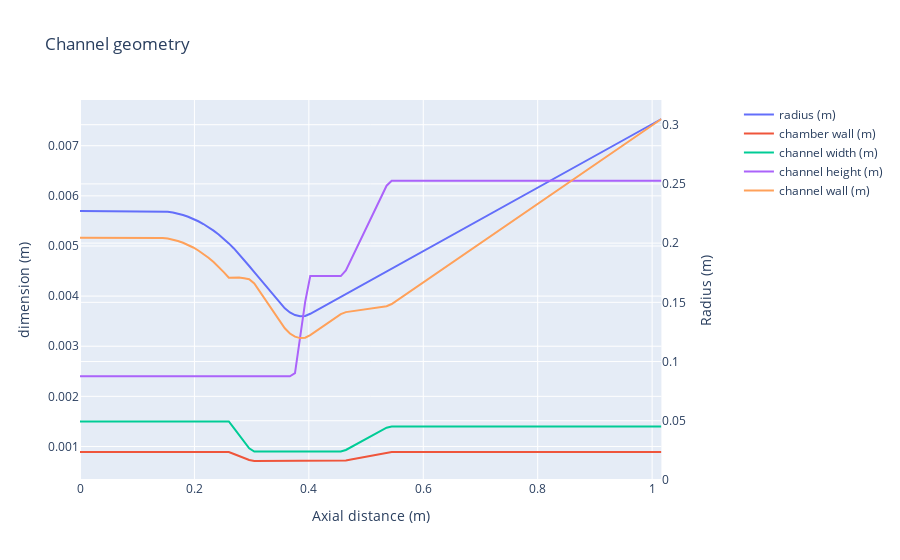

The code cell stored with this chart in its notebook:
### Code cell
fig = go.Figure()
fig.update_layout(xaxis=dict(title = dict(text="Axial distance (m)"), domain=[0, 0.9]), 
                  title_text="Channel geometry")
properties = [['chamber wall', '(m)'], ['channel width', '(m)'], ['channel height', '(m)'], ['channel wall', '(m)']]

fig.add_trace(go.Scatter(x = contour.index, y = contour['diameter']/2, name= f"radius (m)"))

for i, prop in enumerate(properties): 
    fig.add_trace(go.Scatter(x = contour.index, y = contour[prop[0]], name= f"{prop[0]} {prop[1]}", yaxis="y2"))

fig.update_layout(yaxis=dict(title=dict(text="Radius (m)"),side="right", rangemode='tozero',position=0.9, automargin = True),
                  yaxis2=dict(title=dict(text='dimension (m)'),overlaying="y"))
fig.show()
